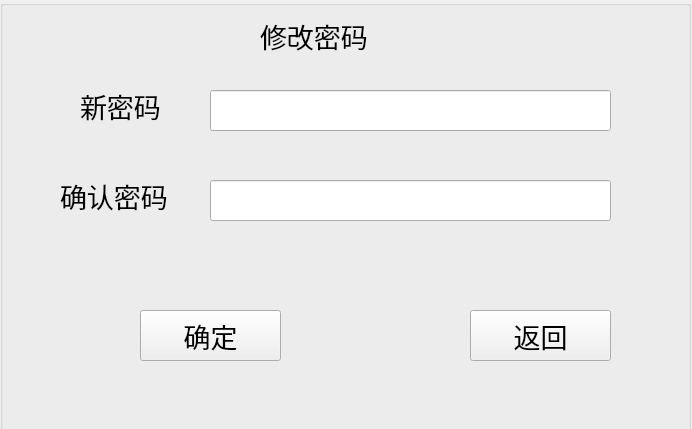
<?xml version="1.0" encoding="UTF-8"?>
<ui version="4.0">
 <class>ch</class>
 <widget class="QWidget" name="ch">
  <property name="geometry">
   <rect>
    <x>0</x>
    <y>0</y>
    <width>692</width>
    <height>429</height>
   </rect>
  </property>
  <property name="windowTitle">
   <string>修改密码</string>
  </property>
  <widget class="QGroupBox" name="groupBox">
   <property name="geometry">
    <rect>
     <x>0</x>
     <y>0</y>
     <width>691</width>
     <height>431</height>
    </rect>
   </property>
   <property name="title">
    <string/>
   </property>
   <widget class="QLabel" name="label">
    <property name="geometry">
     <rect>
      <x>80</x>
      <y>80</y>
      <width>211</width>
      <height>51</height>
     </rect>
    </property>
    <property name="font">
     <font>
      <family>微软雅黑</family>
      <pointsize>20</pointsize>
      <weight>50</weight>
      <bold>false</bold>
     </font>
    </property>
    <property name="text">
     <string>新密码</string>
    </property>
   </widget>
   <widget class="QLabel" name="label_2">
    <property name="geometry">
     <rect>
      <x>60</x>
      <y>150</y>
      <width>261</width>
      <height>91</height>
     </rect>
    </property>
    <property name="font">
     <font>
      <family>微软雅黑</family>
      <pointsize>20</pointsize>
      <weight>50</weight>
      <bold>false</bold>
     </font>
    </property>
    <property name="text">
     <string>确认密码</string>
    </property>
   </widget>
   <widget class="QLineEdit" name="newone">
    <property name="geometry">
     <rect>
      <x>210</x>
      <y>90</y>
      <width>401</width>
      <height>41</height>
     </rect>
    </property>
   </widget>
   <widget class="QLineEdit" name="resured">
    <property name="geometry">
     <rect>
      <x>210</x>
      <y>180</y>
      <width>401</width>
      <height>41</height>
     </rect>
    </property>
   </widget>
   <widget class="QLabel" name="label_4">
    <property name="geometry">
     <rect>
      <x>260</x>
      <y>10</y>
      <width>201</width>
      <height>51</height>
     </rect>
    </property>
    <property name="font">
     <font>
      <family>微软雅黑</family>
      <pointsize>20</pointsize>
      <weight>50</weight>
      <bold>false</bold>
     </font>
    </property>
    <property name="text">
     <string>修改密码</string>
    </property>
   </widget>
   <widget class="QPushButton" name="pushButton">
    <property name="geometry">
     <rect>
      <x>140</x>
      <y>310</y>
      <width>141</width>
      <height>51</height>
     </rect>
    </property>
    <property name="font">
     <font>
      <family>微软雅黑</family>
      <pointsize>20</pointsize>
      <weight>50</weight>
      <bold>false</bold>
     </font>
    </property>
    <property name="text">
     <string>确定</string>
    </property>
   </widget>
   <widget class="QLabel" name="reminder">
    <property name="geometry">
     <rect>
      <x>210</x>
      <y>230</y>
      <width>351</width>
      <height>41</height>
     </rect>
    </property>
    <property name="font">
     <font>
      <family>微软雅黑</family>
      <pointsize>14</pointsize>
     </font>
    </property>
    <property name="text">
     <string/>
    </property>
   </widget>
   <widget class="QPushButton" name="pushButton_2">
    <property name="geometry">
     <rect>
      <x>470</x>
      <y>310</y>
      <width>141</width>
      <height>51</height>
     </rect>
    </property>
    <property name="font">
     <font>
      <family>微软雅黑</family>
      <pointsize>20</pointsize>
     </font>
    </property>
    <property name="text">
     <string>返回</string>
    </property>
   </widget>
  </widget>
 </widget>
 <layoutdefault spacing="6" margin="11"/>
 <resources/>
 <connections/>
</ui>
